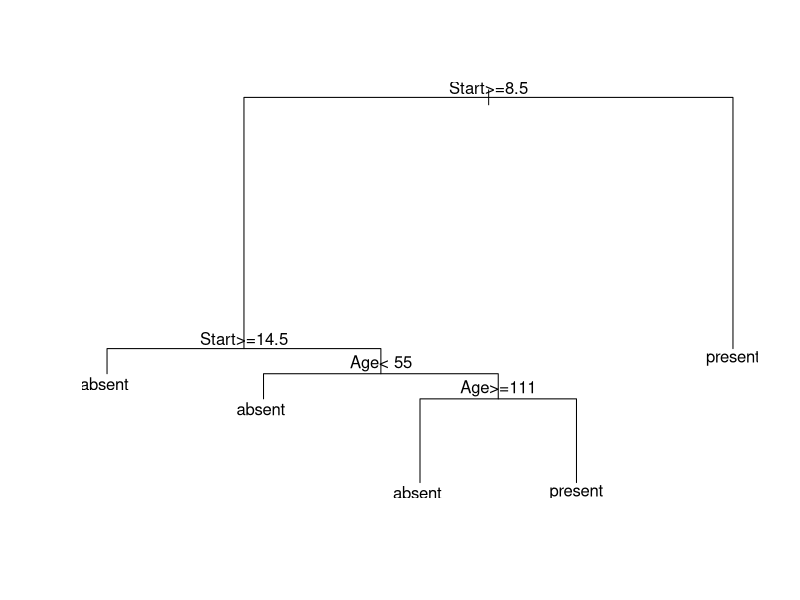
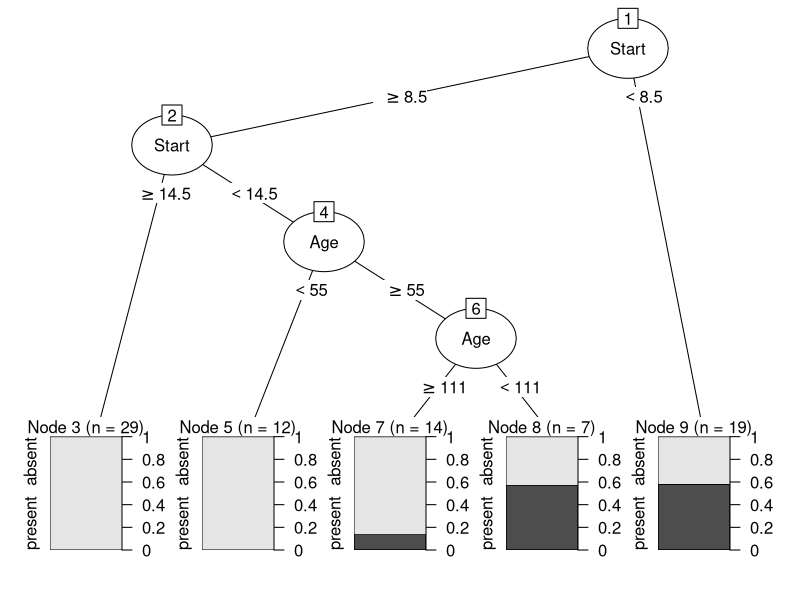
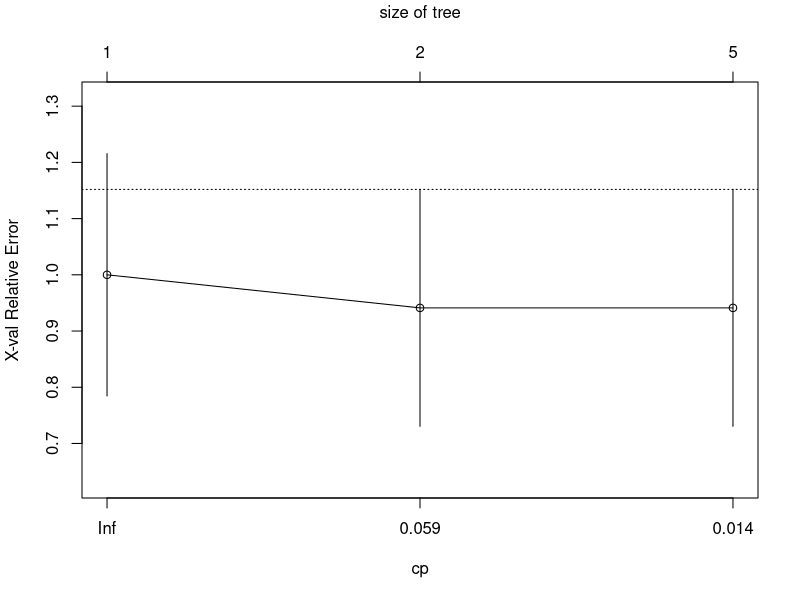
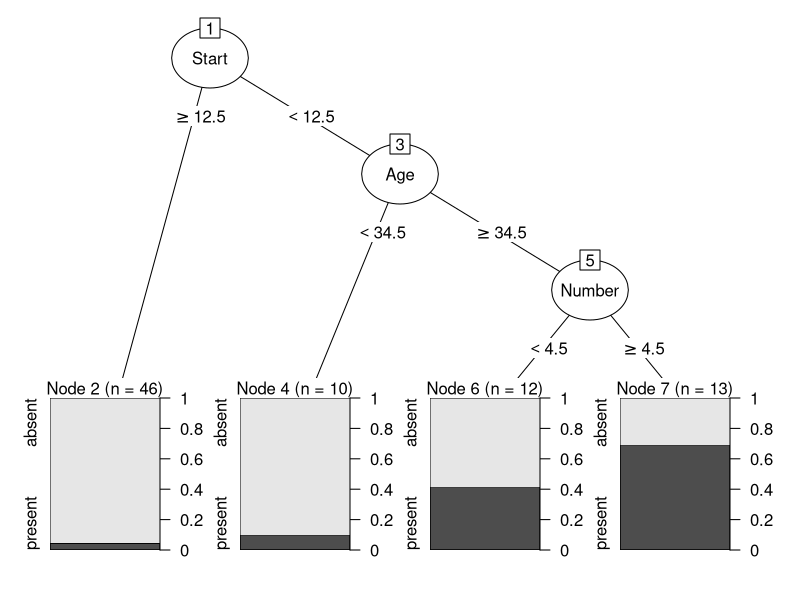
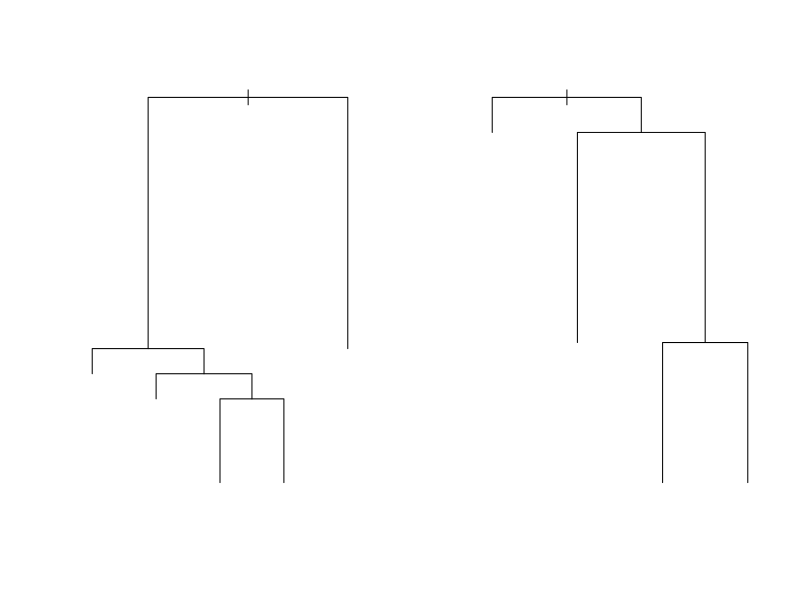
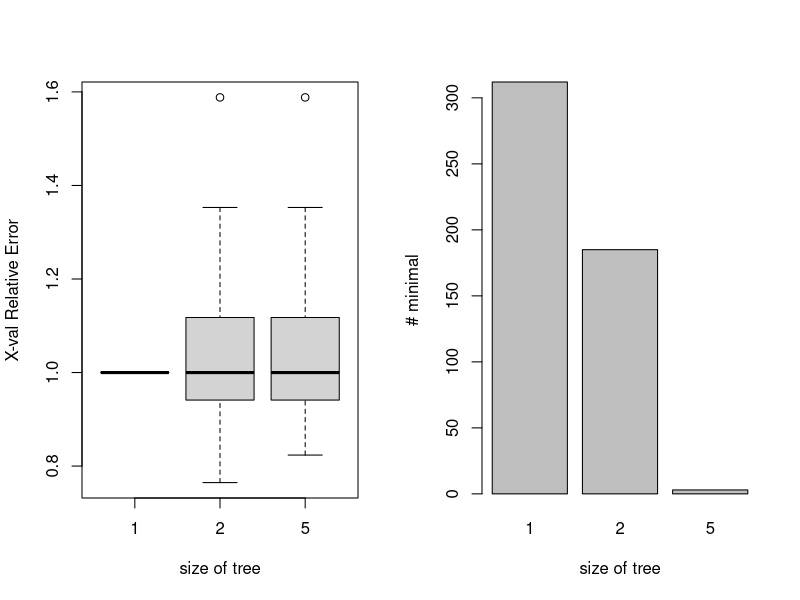

Write R code to recreate these figures, in order.
## ---- chunk 1
library(rpart)

kyphosis.tr <- rpart(Kyphosis~., kyphosis)
kyphosis.tr
plot(kyphosis.tr)
text(kyphosis.tr)
## ---- chunk 2
summary(kyphosis.tr)
## ---- chunk 3
attributes(kyphosis.tr)
## ---- chunk 4
kyphosis.tr$frame
kyphosis.tr$cptable
## ---- chunk 5
library(partykit)

kyphosis.party <- as.party(kyphosis.tr)
kyphosis.party
plot(kyphosis.party)
## ---- chunk 6
kyphosis.tr.cv <- rpart(Kyphosis ~ ., data=kyphosis, control=rpart.control(xval=10))
printcp(kyphosis.tr.cv)
plotcp(kyphosis.tr.cv)
## ---- chunk 7
kyphosis.tr.info <- rpart(Kyphosis ~ ., data=kyphosis, parm=list(split="information"))
kyphosis.tr.info.party <- as.party(kyphosis.tr.info)
plot(kyphosis.tr.info.party)

par(mfrow = c(1, 2))
plot(kyphosis.tr)
plot(kyphosis.tr.info)
## ---- chunk 8
set.seed(1)
xerror <- t(replicate(500,
                      rpart(Kyphosis ~ ., data = kyphosis)$cptable[,4]))
head(xerror)
## ---- chunk 9
tree.size <- factor(
  rpart(Kyphosis ~ ., data = kyphosis)$cptable[,2] + 1)
tree.size
colnames(xerror) <- tree.size
head(xerror)
## ---- chunk 10
par(mfrow = c(1, 2))
boxplot(xerror, xlab = "size of tree",
        ylab = "X-val Relative Error")
plot(tree.size[apply(xerror,1, which.min)], xlab = "size of tree",
     ylab = "# minimal")
